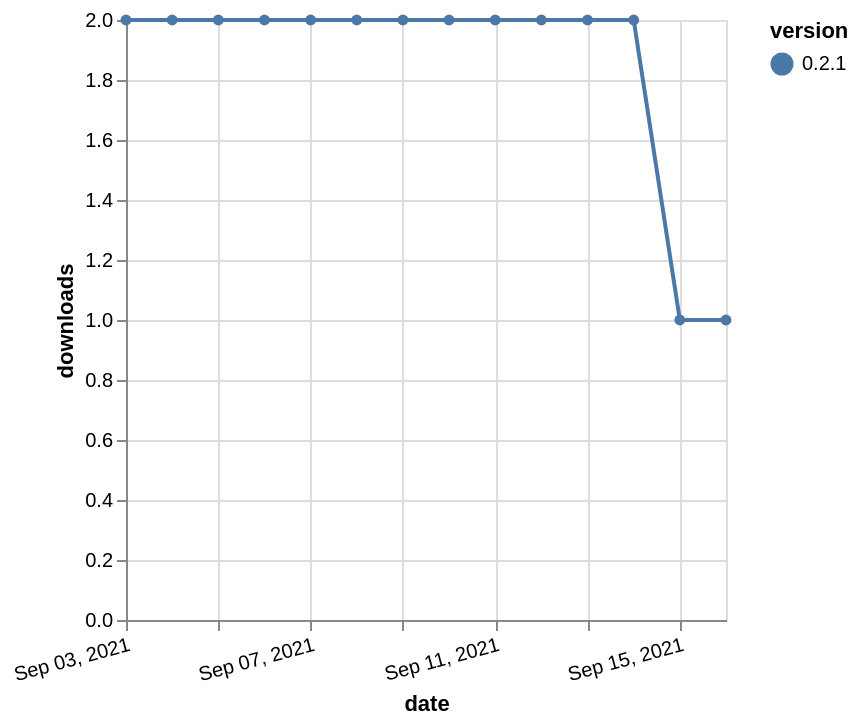

Vega-Lite specification stored for this chart:
### Vega-Lite specification from a JSON file in a GitHub repository (floating-point values rounded to 4 significant figures)
{"$schema": "https://vega.github.io/schema/vega-lite/v5.json", "description": "A simple bar chart with embedded data.", "data": {"values": [{"date": "2021-09-03", "total": 2840, "delta": 2, "version": "0.2.1"}, {"date": "2021-09-04", "total": 2842, "delta": 2, "version": "0.2.1"}, {"date": "2021-09-05", "total": 2844, "delta": 2, "version": "0.2.1"}, {"date": "2021-09-06", "total": 2846, "delta": 2, "version": "0.2.1"}, {"date": "2021-09-07", "total": 2848, "delta": 2, "version": "0.2.1"}, {"date": "2021-09-08", "total": 2850, "delta": 2, "version": "0.2.1"}, {"date": "2021-09-09", "total": 2852, "delta": 2, "version": "0.2.1"}, {"date": "2021-09-10", "total": 2854, "delta": 2, "version": "0.2.1"}, {"date": "2021-09-11", "total": 2856, "delta": 2, "version": "0.2.1"}, {"date": "2021-09-12", "total": 2858, "delta": 2, "version": "0.2.1"}, {"date": "2021-09-13", "total": 2860, "delta": 2, "version": "0.2.1"}, {"date": "2021-09-14", "total": 2862, "delta": 2, "version": "0.2.1"}, {"date": "2021-09-15", "total": 2863, "delta": 1, "version": "0.2.1"}, {"date": "2021-09-16", "total": 2864, "delta": 1, "version": "0.2.1"}]}, "width": "container", "mark": {"type": "line", "point": {"filled": true}}, "encoding": {"x": {"field": "date", "type": "temporal", "timeUnit": "yearmonthdate", "title": "date", "axis": {"labelAngle": -15}}, "y": {"field": "delta", "type": "quantitative", "title": "downloads"}, "color": {"field": "version", "type": "nominal"}, "tooltip": {"field": "delta"}}}
